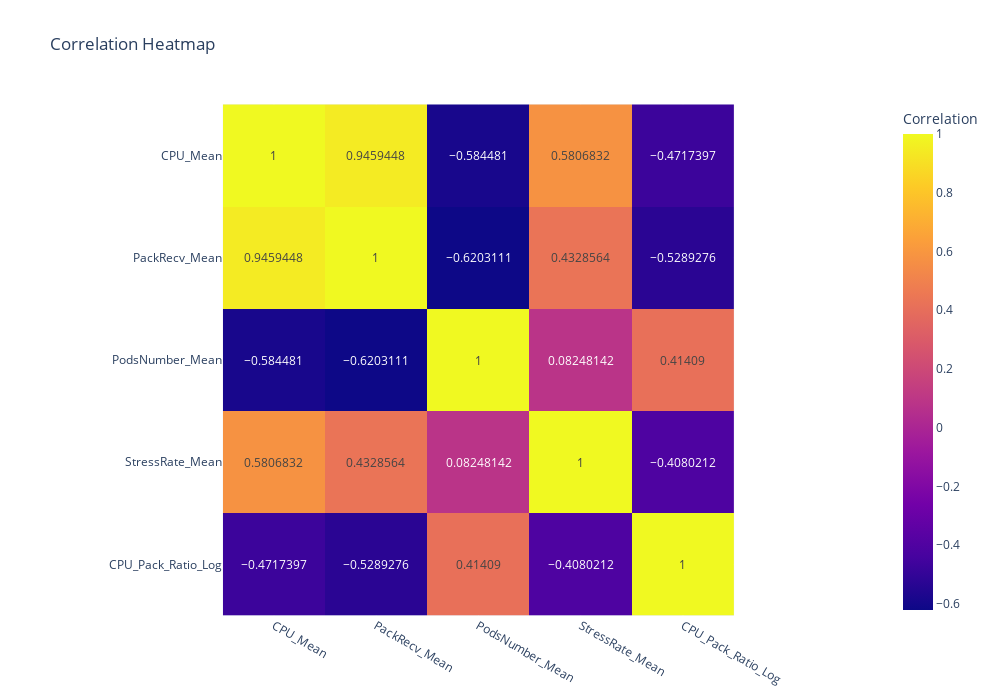

The cell this chart's notebook holds for it:
### Code cell
# Correlation Heatmap - Training Dataset
fig_heatmap_feature = px.imshow(merged_data.corr(), text_auto=True, title="Correlation Heatmap", labels=dict(color="Correlation"))
fig_heatmap_feature.update_layout(
    width=1000,  # Adjust width
    height=700  # Adjust height
)
fig_heatmap_feature.show()

### Figure 1 — Plotly figure (JSON) as saved in the notebook; plotly's stock layout.template omitted (floating-point values rounded to 4 significant figures)
{"data": [{"coloraxis": "coloraxis", "hovertemplate": "x: %{x}<br>y: %{y}<br>Correlation: %{z}<extra></extra>", "name": "0", "texttemplate": "%{z}", "type": "heatmap", "x": ["CPU_Mean", "PackRecv_Mean", "PodsNumber_Mean", "StressRate_Mean", "CPU_Pack_Ratio_Log"], "xaxis": "x", "y": ["CPU_Mean", "PackRecv_Mean", "PodsNumber_Mean", "StressRate_Mean", "CPU_Pack_Ratio_Log"], "yaxis": "y", "z": [[1, 0.9459, -0.5845, 0.5807, -0.4717], [0.9459, 1, -0.6203, 0.4329, -0.5289], [-0.5845, -0.6203, 1, 0.08248, 0.4141], [0.5807, 0.4329, 0.08248, 1, -0.408], [-0.4717, -0.5289, 0.4141, -0.408, 1]]}], "layout": {"coloraxis": {"colorbar": {"title": {"text": "Correlation"}}, "colorscale": [[0, "#0d0887"], [0.1111, "#46039f"], [0.2222, "#7201a8"], [0.3333, "#9c179e"], [0.4444, "#bd3786"], [0.5556, "#d8576b"], [0.6667, "#ed7953"], [0.7778, "#fb9f3a"], [0.8889, "#fdca26"], [1, "#f0f921"]]}, "height": 700, "title": {"text": "Correlation Heatmap"}, "width": 1000, "xaxis": {"anchor": "y", "autorange": true, "constrain": "domain", "domain": [0.1792, 0.8208], "range": [-0.5, 4.5], "scaleanchor": "y", "type": "category"}, "yaxis": {"anchor": "x", "autorange": true, "constrain": "domain", "domain": [0, 1], "range": [4.5, -0.5], "type": "category"}}}
